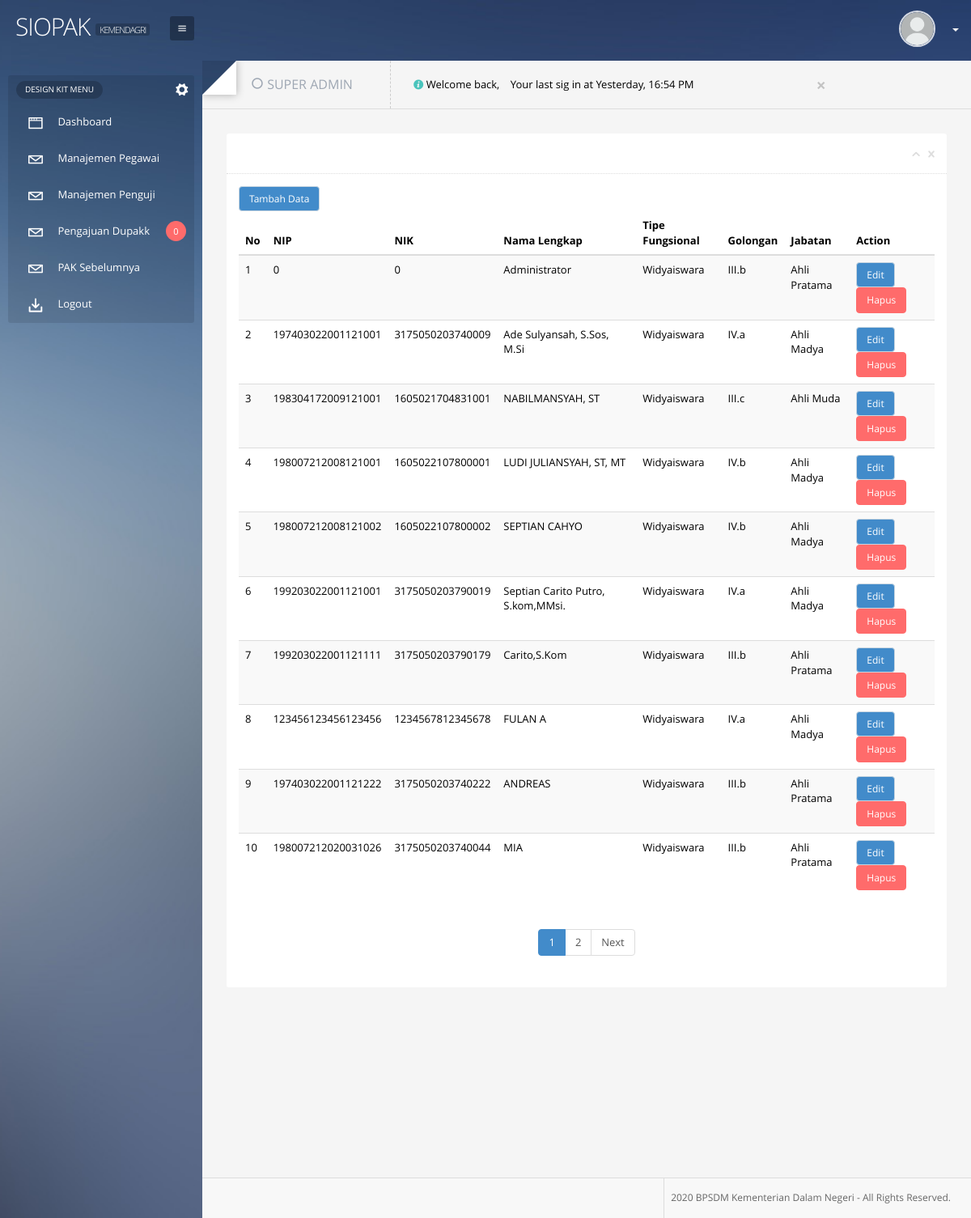
Page /index.php/backend/user on the committed database.
### tables this page shows
CREATE TABLE `karyawan` (
  `id_karyawan` int(10) NOT NULL,
  `nip` varchar(18) NOT NULL,
  `nik` varchar(16) NOT NULL,
  `no_seri_karpeg` varchar(20) NOT NULL,
  `nama_lengkap` varchar(255) NOT NULL,
  `tempat_lahir` varchar(255) NOT NULL,
  `tanggal_lahir` date NOT NULL,
  `alamat` text NOT NULL,
  `email` varchar(255) NOT NULL,
  `jenis_kelamin` char(1) NOT NULL DEFAULT 'L',
  `pendidikan_terakhir` varchar(255) NOT NULL,
  `no_telp` varchar(255) NOT NULL,
  `id_golongan` int(2) NOT NULL,
  `id_instansi` int(10) NOT NULL DEFAULT '1',
  `masa_kerja_lama` varchar(255) NOT NULL,
  `masa_kerja_baru` varchar(255) NOT NULL,
  `tmt_jabatan` varchar(255) NOT NULL,
  `ak_lama0` double NOT NULL DEFAULT '0'
);

CREATE TABLE `master_tipefungsional` (
  `id_tipefungsional` int(2) NOT NULL,
  `tipe_fungsional` varchar(50) NOT NULL
);

CREATE TABLE `master_golongan` (
  `id_golongan` int(2) NOT NULL,
  `golongan` varchar(50) NOT NULL,
  `nama_golongan` varchar(255) NOT NULL,
  `id_jenjang` int(10) NOT NULL
);

CREATE TABLE `master_jenjang` (
  `id_jenjang` int(10) NOT NULL,
  `nama_jenjang` varchar(255) NOT NULL,
  `id_tipefungsional` int(2) NOT NULL
);

### index.php (called while the page is built, shortened)
<?php
require_once BASEPATH.'core/CodeIgniter.php';

### application/config/config.php (called while the page is built, shortened)
<?php
$config['base_url'] = "http://".$_SERVER["SERVER_NAME"]."/siopak";
$config['index_page'] = '';
$config['uri_protocol']	= 'REQUEST_URI';
$config['url_suffix'] = '';
$config['language']	= 'english';
$config['charset'] = 'UTF-8';
$config['enable_hooks'] = FALSE;
$config['subclass_prefix'] = 'MY_';
    $config['composer_autoload'] = 'vendor/autoload.php';
$config['permitted_uri_chars'] = 'a-z 0-9~%.:_\-';
$config['enable_query_strings'] = FALSE;
$config['controller_trigger'] = 'c';
$config['function_trigger'] = 'm';
$config['directory_trigger'] = 'd';
$config['allow_get_array'] = TRUE;
$config['log_threshold'] = 1;
$config['log_path'] = '';
$config['log_file_extension'] = '';
$config['log_file_permissions'] = 0644;
$config['log_date_format'] = 'Y-m-d H:i:s';
$config['error_views_path'] = '';
$config['cache_path'] = '';
$config['cache_query_string'] = FALSE;
$config['encryption_key'] = 'devpayung';
$config['sess_driver'] = 'database';
$config['sess_save_path'] = 'ci_sessions';
$config['sess_expiration'] = 12800;
$config['sess_match_ip'] = FALSE;
$config['sess_time_to_update'] = 1000;
$config['sess_regenerate_destroy'] = FALSE;
$config['cookie_prefix']	= '';
$config['cookie_domain']	= '';
$config['cookie_path']		= '/';
$config['cookie_secure']	= FALSE;
$config['cookie_httponly'] 	= FALSE;
$config['standardize_newlines'] = FALSE;
$config['global_xss_filtering'] = FALSE;
$config['csrf_protection'] = FALSE;
$config['csrf_token_name'] = 'csrf_test_name';
$config['csrf_cookie_name'] = 'csrf_cookie_name';
$config['csrf_expire'] = 7200;
$config['csrf_regenerate'] = TRUE;
$config['csrf_exclude_uris'] = array();
$config['compress_output'] = FALSE;
$config['time_reference'] = 'local';
$config['rewrite_short_tags'] = FALSE;
$config['proxy_ips'] = '';

### application/models/Karyawan_model.php (called while the page is built, shortened)
<?php
    class Karyawan_model extends CI_Model {
        protected $table = 'karyawan';
        function data($limit,$from){
     $this->db->from($this->table);
     $this->db->join('master_golongan',$this->table.'.id_golongan = master_golongan.id_golongan','left');
     $this->db->join('master_jenjang','master_golongan.id_jenjang = master_jenjang.id_jenjang','left');
     $this->db->join('master_tipefungsional','master_jenjang.id_tipefungsional = master_jenjang.id_tipefungsional','left');
                $this->db->limit($limit,$from);
         return $query = $this->db->get()->result();
        }
        function total(){
            return $this->db->get($this->table)->num_rows();
        }
    }

### application/views/admin/pages/user/index.php (the view, shortened to what this page needs)
<a class="btn btn-primary pull-left" href="<?php echo base_url() ?>backend/user/add"> Tambah Data </a>
<table class="table table-striped">
<thead>
<tr>
    <th> No </th>
    <th> NIP </th>
    <th> NIK </th>
    <th> Nama Lengkap </th>
    <th> Tipe Fungsional </th>
    <th> Golongan </th>
    <th> Jabatan </th>
    <th> Action </th>
</tr>
</thead>
<tbody>
<?php
    $no = 1;
foreach($data as $k => $v): ?>
<tr>
    <td> <?php echo $no; ?> </td>
    <td> <?php echo $v->nip ?></td>
    <td> <?php echo $v->nik ?></td>
    <td> <?php echo $v->nama_lengkap ?></td>
    <td> <?php echo $v->tipe_fungsional ?></td>
    <td> <?php echo $v->golongan ?></td>
    <td> <?php echo $v->nama_jenjang ?> </td>
    <td>
    <a href="<?php echo base_url() ?>backend/user/edit/<?php echo $v->nip ?>" class="btn btn-primary"> Edit </a>
    <a href="<?php echo base_url() ?>backend/user/delete/<?php echo $v->id_karyawan ?>" class="btn btn-danger"> Hapus </a>
    </td>
</tr>
<?php
$no = $no+1;
endforeach ?>
</tbody>
</table>
<?php
echo $pagination;
?>

### assets/css/style.css (style rules this page uses)
body { color: black !important; font-family:"Open Sans", Arial, sans-serif!important; font-size: 13px!important; line-height: 20px; overflow-x: hidden!important; min-height: 100%; z-index: -2; margin: 0px !important; background: url('../img/bg.jpg') no-repeat top center fixed; -moz-background-size: cover; -webkit-background-size: cover; -o-background-size: cover; background-size: cover; }
.btn { border-color: #c7d5e0!important; background: #FFFFFF; display: inline-block; padding: 6px 12px !important; margin-bottom: 0; font-size: 12px !important; font-weight: normal; line-height: 1.428571429; text-align: center; white-space: nowrap; vertical-align: middle; cursor: pointer; -webkit-user-select: none; -moz-user-select: none; -ms-user-select: none; -o-user-select: none; user-select: none; background-image: none; border: 1px solid #DDDDDD; border-radius: 4px; }
.btn-danger { color: #fff!important; background-color: #FF6B6B!important; border-color: #FF6B6B!important; }
.pagination a { color: #555; }

### assets/js/tip/tooltipster.css (style rules this page uses)
html { -webkit-font-smoothing: antialiased; }

### rows in the picture
karyawan: nip "0", nik "0", nama_lengkap "Administrator", master_tipefungsional.tipe_fungsional "Widyaiswara", id_golongan.golongan "III.b", master_jenjang.nama_jenjang "Ahli Pratama"
karyawan: nip "197403022001121001", nik "3175050203740009", nama_lengkap "Ade Sulyansah, S.Sos, M.Si", master_tipefungsional.tipe_fungsional "Widyaiswara", id_golongan.golongan "IV.a", master_jenjang.nama_jenjang "Ahli Madya"
karyawan: nip "198304172009121001", nik "1605021704831001", nama_lengkap "NABILMANSYAH, ST", master_tipefungsional.tipe_fungsional "Widyaiswara", id_golongan.golongan "III.c", master_jenjang.nama_jenjang "Ahli Muda"
karyawan: nip "198007212008121001", nik "1605022107800001", nama_lengkap "LUDI JULIANSYAH, ST, MT", master_tipefungsional.tipe_fungsional "Widyaiswara", id_golongan.golongan "IV.b", master_jenjang.nama_jenjang "Ahli Madya"
karyawan: nip "198007212008121002", nik "1605022107800002", nama_lengkap "SEPTIAN CAHYO", master_tipefungsional.tipe_fungsional "Widyaiswara", id_golongan.golongan "IV.b", master_jenjang.nama_jenjang "Ahli Madya"
karyawan: nip "199203022001121001", nik "3175050203790019", nama_lengkap "Septian Carito Putro, S.kom,MMsi.", master_tipefungsional.tipe_fungsional "Widyaiswara", id_golongan.golongan "IV.a", master_jenjang.nama_jenjang "Ahli Madya"
karyawan: nip "199203022001121111", nik "3175050203790179", nama_lengkap "Carito,S.Kom", master_tipefungsional.tipe_fungsional "Widyaiswara", id_golongan.golongan "III.b", master_jenjang.nama_jenjang "Ahli Pratama"
karyawan: nip "123456123456123456", nik "1234567812345678", nama_lengkap "FULAN A", master_tipefungsional.tipe_fungsional "Widyaiswara", id_golongan.golongan "IV.a", master_jenjang.nama_jenjang "Ahli Madya"
karyawan: nip "197403022001121222", nik "3175050203740222", nama_lengkap "ANDREAS", master_tipefungsional.tipe_fungsional "Widyaiswara", id_golongan.golongan "III.b", master_jenjang.nama_jenjang "Ahli Pratama"
karyawan: nip "198007212020031026", nik "3175050203740044", nama_lengkap "MIA", master_tipefungsional.tipe_fungsional "Widyaiswara", id_golongan.golongan "III.b", master_jenjang.nama_jenjang "Ahli Pratama"

### other values in the picture
notifmenu("penilaian",array("status" => 1)) "0"
$pagination "1 2 Next"
